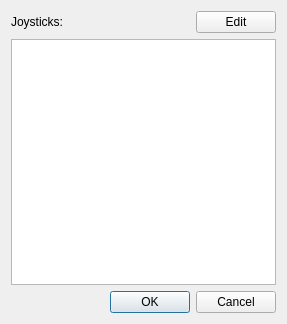
<?xml version="1.0" encoding="UTF-8"?>
<ui version="4.0">
 <class>JoysticksDialog</class>
 <widget class="QDialog" name="JoysticksDialog">
  <property name="geometry">
   <rect>
    <x>0</x>
    <y>0</y>
    <width>287</width>
    <height>324</height>
   </rect>
  </property>
  <property name="windowTitle">
   <string>Dialog</string>
  </property>
  <layout class="QVBoxLayout" name="verticalLayout">
   <item>
    <layout class="QHBoxLayout" name="horizontalLayout">
     <item>
      <widget class="QLabel" name="titleLabel">
       <property name="text">
        <string>Joysticks:</string>
       </property>
      </widget>
     </item>
     <item>
      <spacer name="horizontalSpacer">
       <property name="orientation">
        <enum>Qt::Horizontal</enum>
       </property>
       <property name="sizeHint" stdset="0">
        <size>
         <width>40</width>
         <height>20</height>
        </size>
       </property>
      </spacer>
     </item>
     <item>
      <widget class="QPushButton" name="editPushButton">
       <property name="text">
        <string>Edit</string>
       </property>
      </widget>
     </item>
    </layout>
   </item>
   <item>
    <widget class="QListWidget" name="joysticksListWidget"/>
   </item>
   <item>
    <widget class="QDialogButtonBox" name="buttonBox">
     <property name="orientation">
      <enum>Qt::Horizontal</enum>
     </property>
     <property name="standardButtons">
      <set>QDialogButtonBox::Cancel|QDialogButtonBox::Ok</set>
     </property>
    </widget>
   </item>
  </layout>
 </widget>
 <resources/>
 <connections>
  <connection>
   <sender>buttonBox</sender>
   <signal>accepted()</signal>
   <receiver>JoysticksDialog</receiver>
   <slot>accept()</slot>
   <hints>
    <hint type="sourcelabel">
     <x>248</x>
     <y>254</y>
    </hint>
    <hint type="destinationlabel">
     <x>157</x>
     <y>274</y>
    </hint>
   </hints>
  </connection>
  <connection>
   <sender>buttonBox</sender>
   <signal>rejected()</signal>
   <receiver>JoysticksDialog</receiver>
   <slot>reject()</slot>
   <hints>
    <hint type="sourcelabel">
     <x>316</x>
     <y>260</y>
    </hint>
    <hint type="destinationlabel">
     <x>286</x>
     <y>274</y>
    </hint>
   </hints>
  </connection>
 </connections>
</ui>
